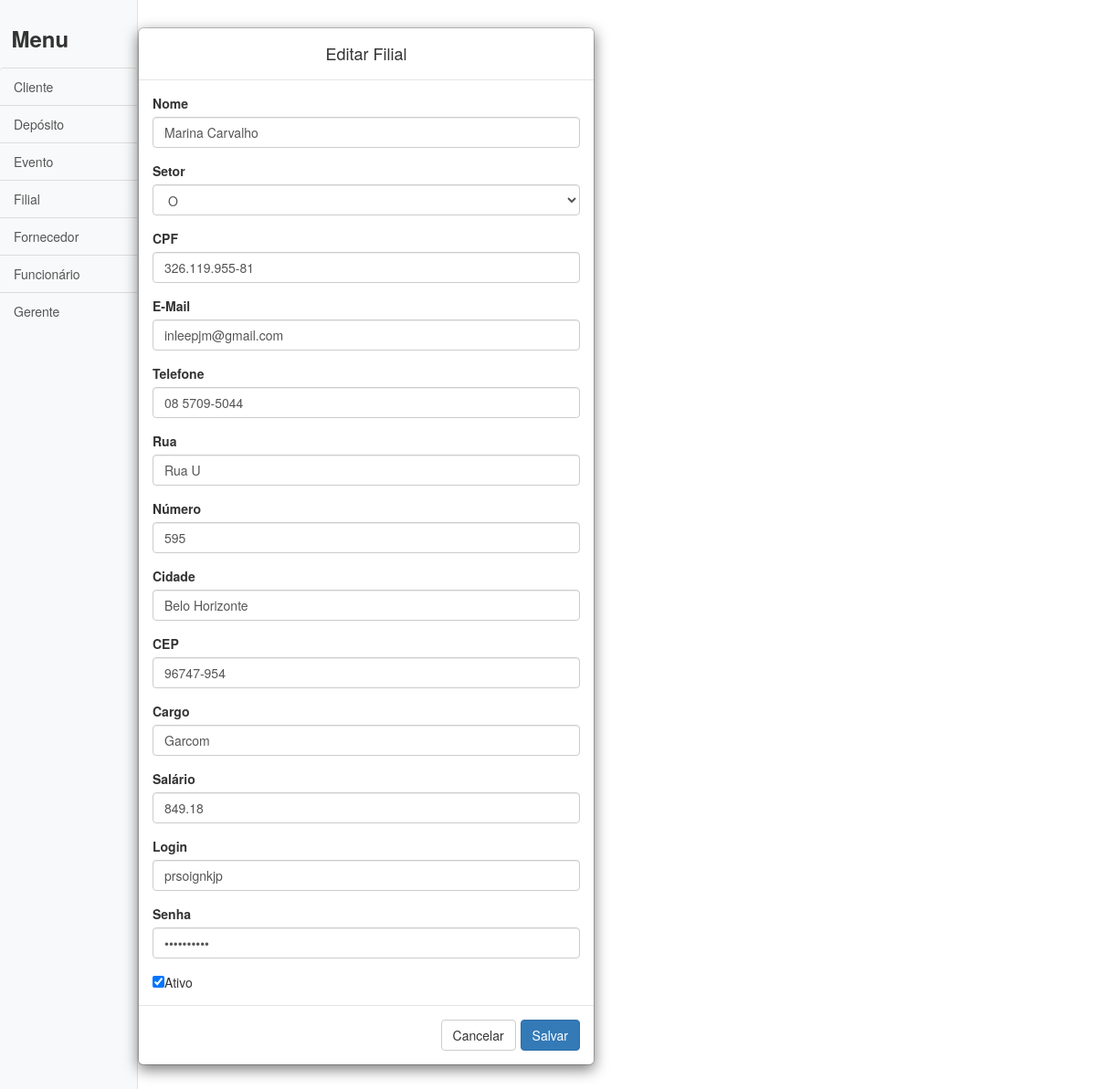
/edit/funcionario.php?id=61, run on the app's committed database.
### tables this page shows
CREATE TABLE funcionario ( cargo VARCHAR(200), salario NUMERIC(10,2), login VARCHAR(200), senha VARCHAR(200), status BOOLEAN, id_filial INTEGER, id_pessoa INTEGER PRIMARY KEY, FOREIGN KEY(id_pessoa) REFERENCES pessoa (id_pessoa), FOREIGN KEY(id_filial) REFERENCES filial (id_filial) );

CREATE TABLE pessoa ( cidade VARCHAR(200), cep CHAR(9), numero INTEGER, rua VARCHAR(200), cpf VARCHAR(14), telefone VARCHAR(12), email VARCHAR(200), nome VARCHAR(200), id_pessoa INTEGER PRIMARY KEY AUTO_INCREMENT );

CREATE TABLE filial ( nome VARCHAR(200) NOT NULL, cep CHAR(9) NOT NULL, cidade VARCHAR(200) NOT NULL, numero INTEGER NOT NULL, rua VARCHAR(200) NOT NULL, id_filial INTEGER PRIMARY KEY AUTO_INCREMENT );

### edit/funcionario.php (the view, shortened to what this page needs)
<!DOCTYPE html>
<html lang="en">
<head>
	<?php
		include("../header.php");
	?>
</head>
<body>
	<div class="d-flex" id="wrapper">
		<?php
			include_once("../conection.php");
			include("../sidebar_aux.php");
			$id_pessoa = $_GET['id'];
			$sql = "SELECT 		f.id_pessoa, p.nome, p.email, p.telefone,
								p.cpf, p.rua, p.numero, p.cidade, p.cep,
								f.cargo, f.salario, f.login, f.senha,
								f.status, fi.nome as 'nome_filial'
					FROM funcionario f
					INNER JOIN pessoa p
						on f.id_pessoa=p.id_pessoa
					INNER JOIN filial fi
						on f.id_filial=fi.id_filial
					WHERE f.id_pessoa='$id_pessoa'";
			$funcionario = mysqli_fetch_array( mysqli_query($conexao, $sql) );
		?>
		<div id="edit">
			<div class="modal-dialog">
				<div class="modal-content">
					<form id="filial" name="filial" action="" method="POST" target="_self">
						<div class="modal-header">
							<h4 class="modal-title">Editar Filial</h4>
						</div>
						<div class="modal-body">
							<div class="form-group">
								<label>Nome</label>
								<input type="text" name="nome" id="nome" class="form-control" required <?php echo 'value="'.$funcionario['nome'].'"'?>>
							</div>
							<div class="form-group">
								<label>Setor</label>
								<select id="nome_filial" name="nome_filial" class="form-control">
									<?php
										$sql = "SELECT DISTINCT nome
												FROM filial
												ORDER BY nome";
										$filiais = mysqli_query($conexao, $sql);
										foreach ($filiais as $filial){
											if($filial['nome'] == $funcionario['nome_filial']){
												echo '<option selected>' . $filial['nome'] . '</option>';
											}
											else{
												echo '<option>' . $filial['nome'] . '</option>';
											}
										}
									?>
								</select>
							</div>
							<div class="form-group">
								<label>CPF</label>
								<input type="text" name="cpf" id="cpf" class="form-control"  onkeypress="mascara(this, '###.###.###-##')" maxlength="14" required <?php echo 'value="'.$funcionario['cpf'].'"'?>>
							</div>
							<div class="form-group">
								<label>E-Mail</label>
								<input type="text" name="email" id="email" class="form-control" required <?php echo 'value="'.$funcionario['email'].'"'?>>
							</div>
							<div class="form-group">
								<label>Telefone</label>
								<input type="text" name="telefone" id="telefone" class="form-control"  onkeypress="mascara(this, '## ####-####')" maxlength="12" required <?php echo 'value="'.$funcionario['telefone'].'"'?>>
							</div>
							<div class="form-group">
								<label>Rua</label>
								<input type="text" name="rua" id="rua" class="form-control" required <?php echo 'value="'.$funcionario['rua'].'"'?>>
							</div>
							<div class="form-group">
								<label>Número</label>
								<input type="number" name="numero" id="numero" class="form-control" required <?php echo 'value="'.$funcionario['numero'].'"'?>></textarea>
							</div>
							<div class="form-group">
								<label>Cidade</label>
								<input type="text" name="cidade" id="cidade" class="form-control" required <?php echo 'value="'.$funcionario['cidade'].'"'?>></textarea>
							</div>
							<div class="form-group">
								<label>CEP</label>
								<input type="text" name="cep" id="cep" class="form-control" onkeypress="mascara(this, '#####-###')" maxlength="9" required <?php echo 'value="'.$funcionario['cep'].'"'?>></textarea>
							</div>
							<div class="form-group">
								<label>Cargo</label>
								<input type="text" name="cargo" id="cargo" class="form-control" required <?php echo 'value="'.$funcionario['cargo'].'"'?>></textarea>
							</div>
							<div class="form-group">
								<label>Salário</label>
								<input type="text" name="salario" id="salario" class="dinheiro form-control" onkeypress="mascaraDinheiro(this)" maxlength="11" required <?php echo 'value="'.$funcionario['salario'].'"'?>></textarea>
							</div>
							<div class="form-group">
								<label>Login</label>
								<input type="text" name="login" id="login" class="form-control" required <?php echo 'value="'.$funcionario['login'].'"'?>></textarea>
							</div>
							<div class="form-group">
								<label>Senha</label>
								<input type="password" name="senha" id="senha" class="form-control" required <?php echo 'value="'.$funcionario['senha'].'"'?>></textarea>
							</div>
							<input type="checkbox" name="status" value="1" <?php if($funcionario['status'] == 1) echo 'checked'; ?> >Ativo<br>
							</div>
							<div class="modal-footer">
								<a href="../funcionario.php"><span class="btn btn-default" value="Cancelar">Cancelar</span></a>
								<button type="submit" class="btn btn-primary" value="Salvar" name="submit">Salvar</button>
							</div>
						</div>
				</div>
			</div>
		</div>
</body>
</html>

### edit/css/simple-sidebar.css (style rules this page uses)
body { overflow-x: hidden; }

### edit/css/styles.css (style rules this page uses)
body { color: #566787; background: #f5f5f5; font-family: 'Varela Round', sans-serif; font-size: 13px; }

### data on the page
funcionario: nome "Marina Carvalho", cpf "326.119.955-81", email "inleepjm@gmail.com", telefone "08 5709-5044", rua "Rua U", numero "595", cidade "Belo Horizonte", cep "96747-954", cargo "Garcom", salario "849.18", login "prsoignkjp", status "☑"
filial: nome_filial "O"
